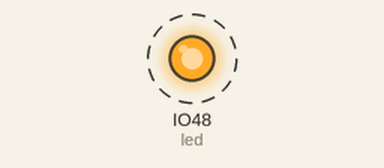
Simulated run of this program. Board: ESP32 board running CircuitPython. Parts: output pins drawn as LEDs (lit = HIGH). Dashed ring = blinking.

Above: at 0.1 s.
Timing chart, 0 to 3.0 s (numbered marks = the images above):
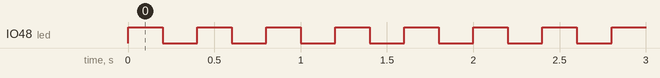

Measured:
- by itself, IO48 (led): alternates HIGH for 0.20 s and LOW for 0.20 s

The program:

code.py
```python
import time
import digitalio
import board

led = digitalio.DigitalInOut(board.IO48)
led.direction = digitalio.Direction.OUTPUT
while True:
    led.value = True
    time.sleep(0.2)
    led.value = False
    time.sleep(0.2)
```
